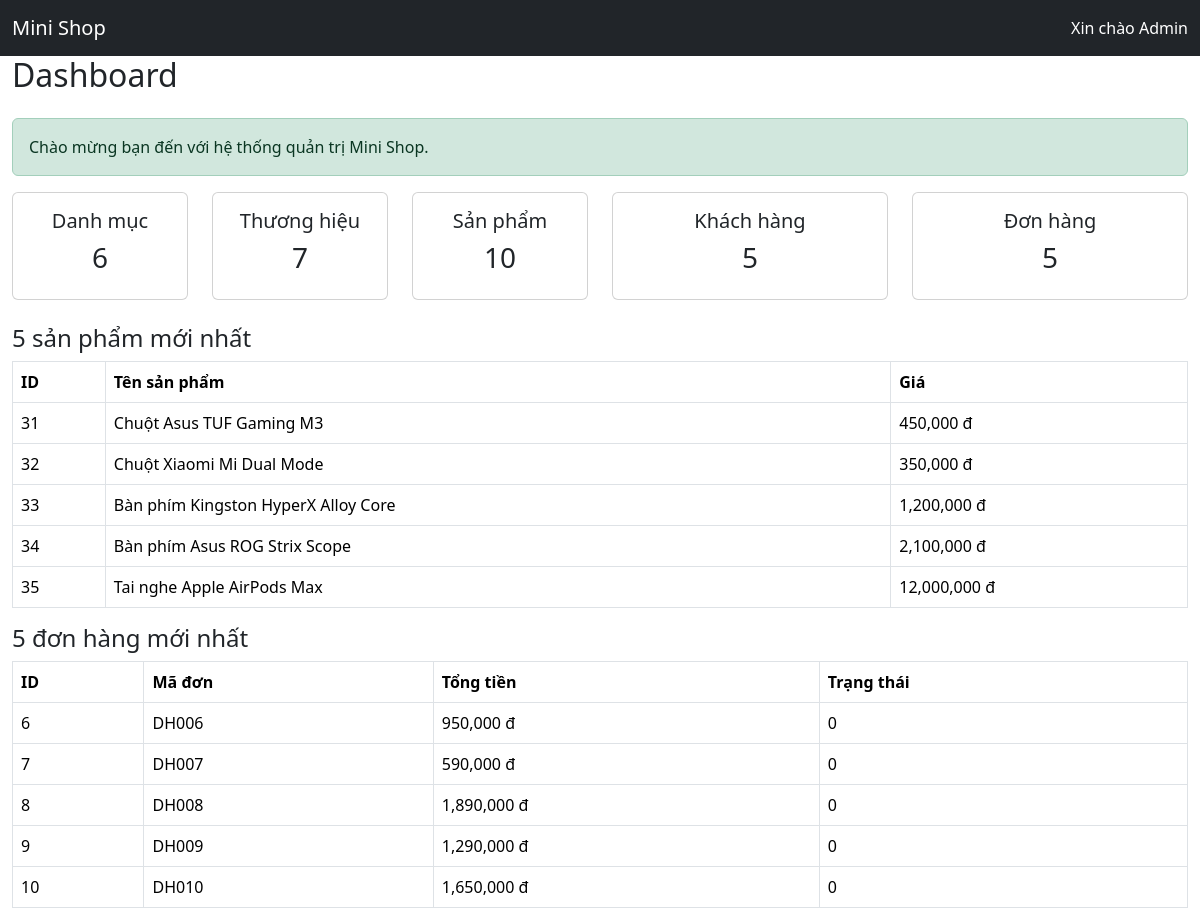
The page /views/admin/dashboard.php on the database its author committed.
### tables this page shows
CREATE TABLE `products` (
  `id` int(11) NOT NULL,
  `category_id` int(11) NOT NULL,
  `brand_id` int(11) NOT NULL,
  `proname` varchar(200) NOT NULL,
  `slug` varchar(150) DEFAULT NULL,
  `price` decimal(10,0) NOT NULL,
  `discount_price` decimal(10,0) NOT NULL,
  `quantity` int(11) DEFAULT 0,
  `image` varchar(255) DEFAULT NULL,
  `description` text DEFAULT NULL,
  `status` tinyint(4) DEFAULT 1,
  `created_at` datetime DEFAULT current_timestamp(),
  `updated_at` datetime DEFAULT current_timestamp() ON UPDATE current_timestamp()
);

CREATE TABLE `orders` (
  `id` int(11) NOT NULL,
  `customer_id` int(11) NOT NULL,
  `user_id` int(11) DEFAULT NULL,
  `order_code` varchar(30) NOT NULL,
  `total_amount` decimal(12,2) DEFAULT 0.00,
  `note` text DEFAULT NULL,
  `status` tinyint(4) DEFAULT 0,
  `created_at` datetime DEFAULT current_timestamp(),
  `updated_at` datetime DEFAULT current_timestamp() ON UPDATE current_timestamp()
);

### config/Database.php (called while the page is built, shortened)
<?php
class Database
{
    protected string $host = "localhost";
    protected string $database = "nguyendinhdoan_database";
    protected string $username = "root";
    protected string $password = "";
    protected function connect(): void
    {
        try {
            $this->conn = new mysqli(
                $this->host,
                $this->username,
                $this->password,
                $this->database
            );
        } catch (Exception $e) {
            throw new Exception($e->getMessage());
        }
    }
}

### dao/CategoryDAO.php (called while the page is built, shortened)
<?php
require_once __DIR__ . "/BaseDAO.php";
class CategoryDAO extends BaseDAO
{
    public function count(): int
    {
        $sql = "SELECT COUNT(*) AS total FROM categories";
        $result = $this->executeQuery($sql);
        $row = $result->fetch_assoc();
        return (int)$row["total"];
    }
}

### dao/BaseDAO.php (called while the page is built, shortened)
<?php
require_once __DIR__ . "/../config/Database.php";
class BaseDAO extends Database
{
    protected function executeQuery(string $sql): mysqli_result|false
    {
        return $this->conn->query($sql);
    }
    protected function prepare(string $sql): mysqli_stmt|false
    {
        return $this->conn->prepare($sql);
    }
}

### dao/BrandDAO.php (called while the page is built, shortened)
<?php
require_once __DIR__ . "/BaseDAO.php";
class BrandDAO extends BaseDAO
{
    public function count(): int
    {
        $sql = "SELECT COUNT(*) AS total FROM brands";
        $result = $this->executeQuery($sql);
        $row = $result->fetch_assoc();
        return (int)$row["total"];
    }
}

### dao/ProductDAO.php (called while the page is built, shortened)
<?php
require_once __DIR__ . "/BaseDAO.php";
require_once __DIR__ . "/../models/Product.php";
class ProductDAO extends BaseDAO
{
    public function latest(int $limit = 5): array
    {
        $list = [];
        $sql = "SELECT * FROM products
                ORDER BY created_at DESC
                LIMIT ?";
        $stmt = $this->prepare($sql);
        $stmt->bind_param("i", $limit);
        $stmt->execute();
        $result = $stmt->get_result();
        while ($row = $result->fetch_assoc()) {
            $product = new Product(
                $row["category_id"],
                $row["brand_id"],
                $row["proname"],
                $row["slug"],
                $row["price"],
                $row["discount_price"],
                $row["quantity"],
                $row["image"],
                $row["description"],
                $row["status"]
            );
            $product->id = $row["id"];
            $list[] = $product;
        }
        return $list;
    }
    public function count(): int
    {
        $sql = "SELECT COUNT(*) AS total FROM products";
        $result = $this->executeQuery($sql);
        $row = $result->fetch_assoc();
        return (int)$row["total"];
    }
}

### dao/CustomerDAO.php (called while the page is built, shortened)
<?php
require_once __DIR__ . "/BaseDAO.php";
class CustomerDAO extends BaseDAO
{
    public function count(): int
    {
        $sql = "SELECT COUNT(*) AS total FROM customers";
        $result = $this->executeQuery($sql);
        $row = $result->fetch_assoc();
        return (int)$row["total"];
    }
}

### dao/OrderDAO.php (called while the page is built, shortened)
<?php
require_once __DIR__ . "/BaseDAO.php";
require_once __DIR__ . "/../models/Order.php";
class OrderDAO extends BaseDAO
{
    public function latest(int $limit = 5): array
    {
        $list = [];
        $sql = "SELECT * FROM orders
                ORDER BY created_at DESC
                LIMIT ?";
        $stmt = $this->prepare($sql);
        $stmt->bind_param("i", $limit);
        $stmt->execute();
        $result = $stmt->get_result();
        while ($row = $result->fetch_assoc()) {
            $order = new Order(
                $row["customer_id"],
                $row["user_id"],
                $row["order_code"],
                $row["total_amount"],
                $row["status"]
            );
            $order->id = $row["id"];
            $list[] = $order;
        }
        return $list;
    }
    public function count(): int
    {
        $sql = "SELECT COUNT(*) AS total FROM orders";
        $result = $this->executeQuery($sql);
        $row = $result->fetch_assoc();
        return (int)$row["total"];
    }
}

### models/Product.php (called while the page is built, shortened)
<?php
class Product
{
    public function __construct(
        int $categoryId = 0,
        int $brandId = 0,
        string $proname = "",
        string $slug = "",
        float $price = 0,
        float $discountPrice = 0,
        int $quantity = 0,
        ?string $image = null,
        ?string $description = null,
        int $status = 1
    ) {
        $this->proname = $proname;
        $this->price = $price;
    }
}

### models/Order.php (called while the page is built, shortened)
<?php
class Order
{
    public function __construct(
        int $customerId = 0,
        ?int $userId = null,
        string $orderCode = "",
        float $totalAmount = 0,
        ?string $note = null,
        int $status = 0
    ) {
        $this->orderCode = $orderCode;
        $this->totalAmount = $totalAmount;
        $this->status = $status;
    }
}

### views/admin/dashboard.php (the view, shortened to what this page needs)
<?php
require_once "../../dao/CategoryDAO.php";
require_once "../../dao/BrandDAO.php";
require_once "../../dao/ProductDAO.php";
require_once "../../dao/CustomerDAO.php";
require_once "../../dao/OrderDAO.php";
$categoryDAO = new CategoryDAO();
$brandDAO = new BrandDAO();
$productDAO = new ProductDAO();
$customerDAO = new CustomerDAO();
$orderDAO = new OrderDAO();
$totalCategory = $categoryDAO->count();
$totalBrand = $brandDAO->count();
$totalProduct = $productDAO->count();
$totalCustomer = $customerDAO->count();
$totalOrder = $orderDAO->count();
$latestProducts = $productDAO->latest();
$latestOrders = $orderDAO->latest();
?>
<h2 class="mb-4">Dashboard</h2>
<div class="alert alert-success">
    Chào mừng bạn đến với hệ thống quản trị Mini Shop.
</div>
<div class="row mb-4">
    <div class="col-md-2">
        <div class="card text-center">
            <div class="card-body">
                <h5>Danh mục</h5>
                <h3><?= $totalCategory ?></h3>
            </div>
        </div>
    </div>
    <div class="col-md-2">
        <div class="card text-center">
            <div class="card-body">
                <h5>Thương hiệu</h5>
                <h3><?= $totalBrand ?></h3>
            </div>
        </div>
    </div>
    <div class="col-md-2">
        <div class="card text-center">
            <div class="card-body">
                <h5>Sản phẩm</h5>
                <h3><?= $totalProduct ?></h3>
            </div>
        </div>
    </div>
    <div class="col-md-3">
        <div class="card text-center">
            <div class="card-body">
                <h5>Khách hàng</h5>
                <h3><?= $totalCustomer ?></h3>
            </div>
        </div>
    </div>
    <div class="col-md-3">
        <div class="card text-center">
            <div class="card-body">
                <h5>Đơn hàng</h5>
                <h3><?= $totalOrder ?></h3>
            </div>
        </div>
    </div>
</div>
<h4>5 sản phẩm mới nhất</h4>
<table class="table table-bordered">
    <tr>
        <th>ID</th>
        <th>Tên sản phẩm</th>
        <th>Giá</th>
    </tr>
    <?php foreach ($latestProducts as $product): ?>
    <tr>
        <td><?= $product->id ?></td>
        <td><?= $product->proname ?></td>
        <td><?= number_format($product->price) ?> đ</td>
    </tr>
    <?php endforeach; ?>
</table>
<h4>5 đơn hàng mới nhất</h4>
<table class="table table-bordered">
    <tr>
        <th>ID</th>
        <th>Mã đơn</th>
        <th>Tổng tiền</th>
        <th>Trạng thái</th>
    </tr>
    <?php foreach ($latestOrders as $order): ?>
    <tr>
        <td><?= $order->id ?></td>
        <td><?= $order->orderCode ?></td>
        <td><?= number_format($order->totalAmount) ?> đ</td>
        <td><?= $order->status ?></td>
    </tr>
    <?php endforeach; ?>
</table>
<?php
include "layouts/master.php";

### rows shown on the page
products: id "31", proname "Chuột Asus TUF Gaming M3", price "450,000"
products: id "32", proname "Chuột Xiaomi Mi Dual Mode", price "350,000"
products: id "33", proname "Bàn phím Kingston HyperX Alloy Core", price "1,200,000"
products: id "34", proname "Bàn phím Asus ROG Strix Scope", price "2,100,000"
products: id "35", proname "Tai nghe Apple AirPods Max", price "12,000,000"
orders: id "6", order_code "DH006", total_amount "950,000", status "0"
orders: id "7", order_code "DH007", total_amount "590,000", status "0"
orders: id "8", order_code "DH008", total_amount "1,890,000", status "0"
orders: id "9", order_code "DH009", total_amount "1,290,000", status "0"
orders: id "10", order_code "DH010", total_amount "1,650,000", status "0"

### other values the page prints
$totalCategory "6"
$totalBrand "7"
$totalProduct "10"
$totalCustomer "5"
$totalOrder "5"
